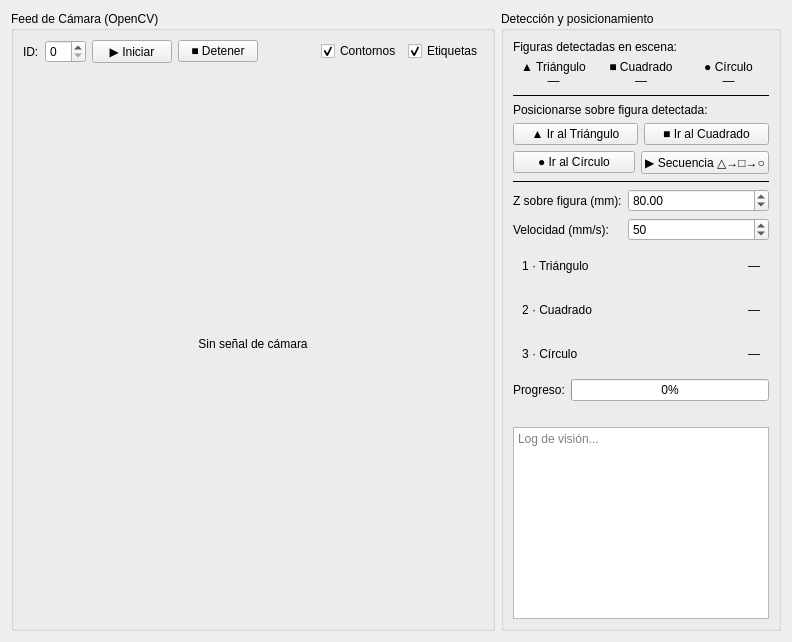
      <widget class="QWidget" name="tabVision">
       <attribute name="title">
        <string>3 · Cámara</string>
       </attribute>
       <layout class="QHBoxLayout" name="visionLayout">
        <item>
         <widget class="QGroupBox" name="grpCamFeed">
          <property name="title">
           <string>Feed de Cámara (OpenCV)</string>
          </property>
          <layout class="QVBoxLayout" name="camFeedVL">
           <item>
            <layout class="QHBoxLayout" name="camCtrlHL">
             <item>
              <widget class="QLabel" name="label">
               <property name="text">
                <string>ID:</string>
               </property>
              </widget>
             </item>
             <item>
              <widget class="QSpinBox" name="spnCamId">
               <property name="value">
                <number>0</number>
               </property>
              </widget>
             </item>
             <item>
              <widget class="QPushButton" name="btnCamStart">
               <property name="text">
                <string>▶ Iniciar</string>
               </property>
              </widget>
             </item>
             <item>
              <widget class="QPushButton" name="btnCamStop">
               <property name="text">
                <string>■ Detener</string>
               </property>
              </widget>
             </item>
             <item>
              <spacer name="camSp">
               <property name="orientation">
                <enum>Qt::Horizontal</enum>
               </property>
               <property name="sizeHint" stdset="0">
                <size>
                 <width>40</width>
                 <height>20</height>
                </size>
               </property>
              </spacer>
             </item>
             <item>
              <widget class="QCheckBox" name="chkContours">
               <property name="text">
                <string>Contornos</string>
               </property>
               <property name="checked">
                <bool>true</bool>
               </property>
              </widget>
             </item>
             <item>
              <widget class="QCheckBox" name="chkLabels">
               <property name="text">
                <string>Etiquetas</string>
               </property>
               <property name="checked">
                <bool>true</bool>
               </property>
              </widget>
             </item>
            </layout>
           </item>
           <item>
            <widget class="QLabel" name="lblCamFeed">
             <property name="minimumSize">
              <size>
               <width>460</width>
               <height>340</height>
              </size>
             </property>
             <property name="text">
              <string>Sin señal de cámara</string>
             </property>
             <property name="alignment">
              <set>Qt::AlignCenter</set>
             </property>
            </widget>
           </item>
          </layout>
         </widget>
        </item>
        <item>
         <widget class="QGroupBox" name="grpCamDet">
          <property name="title">
           <string>Detección y posicionamiento</string>
          </property>
          <layout class="QVBoxLayout" name="camDetVL">
           <item>
            <widget class="QLabel" name="label">
             <property name="text">
              <string>Figuras detectadas en escena:</string>
             </property>
            </widget>
           </item>
           <item>
            <layout class="QHBoxLayout" name="badgesHL">
             <item>
              <widget class="QLabel" name="lblDetTri">
               <property name="text">
                <string>▲ Triángulo
—</string>
               </property>
               <property name="alignment">
                <set>Qt::AlignCenter</set>
               </property>
              </widget>
             </item>
             <item>
              <widget class="QLabel" name="lblDetSq">
               <property name="text">
                <string>■ Cuadrado
—</string>
               </property>
               <property name="alignment">
                <set>Qt::AlignCenter</set>
               </property>
              </widget>
             </item>
             <item>
              <widget class="QLabel" name="lblDetCir">
               <property name="text">
                <string>● Círculo
—</string>
               </property>
               <property name="alignment">
                <set>Qt::AlignCenter</set>
               </property>
              </widget>
             </item>
            </layout>
           </item>
           <item>
            <widget class="QFrame" name="sepV1">
             <property name="frameShape">
              <enum>QFrame::HLine</enum>
             </property>
            </widget>
           </item>
           <item>
            <widget class="QLabel" name="label">
             <property name="text">
              <string>Posicionarse sobre figura detectada:</string>
             </property>
            </widget>
           </item>
           <item>
            <layout class="QHBoxLayout" name="goCamHL">
             <item>
              <widget class="QPushButton" name="btnCamGoTri">
               <property name="text">
                <string>▲ Ir al Triángulo</string>
               </property>
              </widget>
             </item>
             <item>
              <widget class="QPushButton" name="btnCamGoSq">
               <property name="text">
                <string>■ Ir al Cuadrado</string>
               </property>
              </widget>
             </item>
            </layout>
           </item>
           <item>
            <layout class="QHBoxLayout" name="goCamHL2">
             <item>
              <widget class="QPushButton" name="btnCamGoCir">
               <property name="text">
                <string>● Ir al Círculo</string>
               </property>
              </widget>
             </item>
             <item>
              <widget class="QPushButton" name="btnCamGoAll">
               <property name="text">
                <string>▶ Secuencia △→□→○</string>
               </property>
              </widget>
             </item>
            </layout>
           </item>
           <item>
            <widget class="QFrame" name="sepV2">
             <property name="frameShape">
              <enum>QFrame::HLine</enum>
             </property>
            </widget>
           </item>
           <item>
            <layout class="QFormLayout" name="camParamsForm">
             <item row="0" column="0">
              <widget class="QLabel" name="label">
               <property name="text">
                <string>Z sobre figura (mm):</string>
               </property>
              </widget>
             </item>
             <item row="0" column="1">
              <widget class="QDoubleSpinBox" name="spnCamZAbove">
               <property name="minimum">
                <double>20.000000000000000</double>
               </property>
               <property name="maximum">
                <double>200.000000000000000</double>
               </property>
               <property name="value">
                <double>80.000000000000000</double>
               </property>
              </widget>
             </item>
             <item row="1" column="0">
              <widget class="QLabel" name="label">
               <property name="text">
                <string>Velocidad (mm/s):</string>
               </property>
              </widget>
             </item>
             <item row="1" column="1">
              <widget class="QSpinBox" name="spnCamSpd">
               <property name="minimum">
                <number>10</number>
               </property>
               <property name="maximum">
                <number>200</number>
               </property>
               <property name="value">
                <number>50</number>
               </property>
              </widget>
             </item>
            </layout>
           </item>
           <item>
            <widget class="QFrame" name="seqFrame1">
             <layout class="QHBoxLayout" name="seq1HL">
              <item>
               <widget class="QLabel" name="seqLbl1">
                <property name="text">
                 <string>1 · Triángulo</string>
                </property>
               </widget>
              </item>
              <item>
               <spacer name="s1sp">
                <property name="orientation">
                 <enum>Qt::Horizontal</enum>
                </property>
                <property name="sizeHint" stdset="0">
                 <size>
                  <width>40</width>
                  <height>20</height>
                 </size>
                </property>
               </spacer>
              </item>
              <item>
               <widget class="QLabel" name="seqPos1">
                <property name="text">
                 <string>—</string>
                </property>
               </widget>
              </item>
             </layout>
            </widget>
           </item>
           <item>
            <widget class="QFrame" name="seqFrame2">
             <layout class="QHBoxLayout" name="seq2HL">
              <item>
               <widget class="QLabel" name="seqLbl2">
                <property name="text">
                 <string>2 · Cuadrado</string>
                </property>
               </widget>
              </item>
              <item>
               <spacer name="s2sp">
                <property name="orientation">
                 <enum>Qt::Horizontal</enum>
                </property>
                <property name="sizeHint" stdset="0">
                 <size>
                  <width>40</width>
                  <height>20</height>
                 </size>
                </property>
               </spacer>
              </item>
              <item>
               <widget class="QLabel" name="seqPos2">
                <property name="text">
                 <string>—</string>
                </property>
               </widget>
              </item>
             </layout>
            </widget>
           </item>
           <item>
            <widget class="QFrame" name="seqFrame3">
             <layout class="QHBoxLayout" name="seq3HL">
              <item>
               <widget class="QLabel" name="seqLbl3">
                <property name="text">
                 <string>3 · Círculo</string>
                </property>
               </widget>
              </item>
              <item>
               <spacer name="s3sp">
                <property name="orientation">
                 <enum>Qt::Horizontal</enum>
                </property>
                <property name="sizeHint" stdset="0">
                 <size>
                  <width>40</width>
                  <height>20</height>
                 </size>
                </property>
               </spacer>
              </item>
              <item>
               <widget class="QLabel" name="seqPos3">
                <property name="text">
                 <string>—</string>
                </property>
               </widget>
              </item>
             </layout>
            </widget>
           </item>
           <item>
            <layout class="QHBoxLayout" name="camPbarHL">
             <item>
              <widget class="QLabel" name="label">
               <property name="text">
                <string>Progreso:</string>
               </property>
              </widget>
             </item>
             <item>
              <widget class="QProgressBar" name="pbarCam">
               <property name="value">
                <number>0</number>
               </property>
              </widget>
             </item>
            </layout>
           </item>
           <item>
            <spacer name="detSp">
             <property name="orientation">
              <enum>Qt::Vertical</enum>
             </property>
             <property name="sizeHint" stdset="0">
              <size>
               <width>20</width>
               <height>20</height>
              </size>
             </property>
            </spacer>
           </item>
           <item>
            <widget class="QTextEdit" name="txtCamLog">
             <property name="readOnly">
              <bool>true</bool>
             </property>
             <property name="placeholderText">
              <string>Log de visión...</string>
             </property>
            </widget>
           </item>
          </layout>
         </widget>
        </item>
       </layout>
      </widget>
